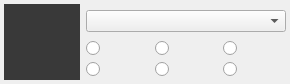
<?xml version="1.0" encoding="UTF-8"?>
<ui version="4.0">
 <class>ContextPaneWidgetImage</class>
 <widget class="QWidget" name="ContextPaneWidgetImage">
  <property name="geometry">
   <rect>
    <x>0</x>
    <y>0</y>
    <width>290</width>
    <height>84</height>
   </rect>
  </property>
  <property name="windowTitle">
   <string>Form</string>
  </property>
  <layout class="QGridLayout" name="gridLayout">
   <property name="horizontalSpacing">
    <number>6</number>
   </property>
   <property name="verticalSpacing">
    <number>0</number>
   </property>
   <property name="margin">
    <number>4</number>
   </property>
   <item row="0" column="1" colspan="3">
    <widget class="FileWidget" name="fileWidget">
     <property name="sizePolicy">
      <sizepolicy hsizetype="Expanding" vsizetype="Fixed">
       <horstretch>0</horstretch>
       <verstretch>0</verstretch>
      </sizepolicy>
     </property>
     <property name="minimumSize">
      <size>
       <width>200</width>
       <height>0</height>
      </size>
     </property>
     <property name="maximumSize">
      <size>
       <width>200</width>
       <height>16777215</height>
      </size>
     </property>
    </widget>
   </item>
   <item row="1" column="1">
    <widget class="QRadioButton" name="stretchRadioButton">
     <property name="toolTip">
      <string>The image is scaled to fit</string>
     </property>
     <property name="text">
      <string/>
     </property>
     <property name="icon">
      <iconset resource="../resources/resources.qrc">
       <normaloff>:/qmldesigner/images/scale-icon.png</normaloff>:/qmldesigner/images/scale-icon.png</iconset>
     </property>
     <property name="iconSize">
      <size>
       <width>24</width>
       <height>24</height>
      </size>
     </property>
    </widget>
   </item>
   <item row="1" column="2">
    <widget class="QRadioButton" name="horizontalStretchRadioButton">
     <property name="toolTip">
      <string>The image is stretched horizontally and tiled vertically</string>
     </property>
     <property name="text">
      <string/>
     </property>
     <property name="icon">
      <iconset resource="../resources/resources.qrc">
       <normaloff>:/qmldesigner/images/horizontal-scale-icon.png</normaloff>:/qmldesigner/images/horizontal-scale-icon.png</iconset>
     </property>
     <property name="iconSize">
      <size>
       <width>24</width>
       <height>24</height>
      </size>
     </property>
    </widget>
   </item>
   <item row="1" column="3">
    <widget class="QRadioButton" name="verticalStretchRadioButton">
     <property name="toolTip">
      <string>The image is stretched vertically and tiled horizontally</string>
     </property>
     <property name="text">
      <string/>
     </property>
     <property name="icon">
      <iconset resource="../resources/resources.qrc">
       <normaloff>:/qmldesigner/images/vertical-scale-icon.png</normaloff>:/qmldesigner/images/vertical-scale-icon.png</iconset>
     </property>
     <property name="iconSize">
      <size>
       <width>24</width>
       <height>24</height>
      </size>
     </property>
    </widget>
   </item>
   <item row="2" column="1">
    <widget class="QRadioButton" name="tileRadioButton">
     <property name="toolTip">
      <string>The image is duplicated horizontally and vertically</string>
     </property>
     <property name="text">
      <string/>
     </property>
     <property name="icon">
      <iconset resource="../resources/resources.qrc">
       <normaloff>:/qmldesigner/images/tile-icon.png</normaloff>:/qmldesigner/images/tile-icon.png</iconset>
     </property>
     <property name="iconSize">
      <size>
       <width>24</width>
       <height>24</height>
      </size>
     </property>
    </widget>
   </item>
   <item row="2" column="2">
    <widget class="QRadioButton" name="preserveAspectFitRadioButton">
     <property name="toolTip">
      <string>The image is scaled uniformly to fit without cropping</string>
     </property>
     <property name="text">
      <string/>
     </property>
     <property name="icon">
      <iconset resource="../resources/resources.qrc">
       <normaloff>:/qmldesigner/images/aspect-fit-icon.png</normaloff>:/qmldesigner/images/aspect-fit-icon.png</iconset>
     </property>
     <property name="iconSize">
      <size>
       <width>24</width>
       <height>24</height>
      </size>
     </property>
    </widget>
   </item>
   <item row="2" column="3">
    <widget class="QRadioButton" name="cropAspectFitRadioButton">
     <property name="toolTip">
      <string>The image is scaled uniformly to fill, cropping if necessary</string>
     </property>
     <property name="text">
      <string/>
     </property>
     <property name="icon">
      <iconset resource="../resources/resources.qrc">
       <normaloff>:/qmldesigner/images/aspect-crop-icon.png</normaloff>:/qmldesigner/images/aspect-crop-icon.png</iconset>
     </property>
     <property name="iconSize">
      <size>
       <width>24</width>
       <height>24</height>
      </size>
     </property>
    </widget>
   </item>
   <item row="0" column="0" rowspan="3">
    <widget class="QLabel" name="label">
     <property name="minimumSize">
      <size>
       <width>76</width>
       <height>76</height>
      </size>
     </property>
     <property name="maximumSize">
      <size>
       <width>76</width>
       <height>76</height>
      </size>
     </property>
     <property name="palette">
      <palette>
       <active>
        <colorrole role="Base">
         <brush brushstyle="SolidPattern">
          <color alpha="255">
           <red>255</red>
           <green>255</green>
           <blue>255</blue>
          </color>
         </brush>
        </colorrole>
        <colorrole role="Window">
         <brush brushstyle="SolidPattern">
          <color alpha="255">
           <red>57</red>
           <green>57</green>
           <blue>57</blue>
          </color>
         </brush>
        </colorrole>
       </active>
       <inactive>
        <colorrole role="Base">
         <brush brushstyle="SolidPattern">
          <color alpha="255">
           <red>255</red>
           <green>255</green>
           <blue>255</blue>
          </color>
         </brush>
        </colorrole>
        <colorrole role="Window">
         <brush brushstyle="SolidPattern">
          <color alpha="255">
           <red>57</red>
           <green>57</green>
           <blue>57</blue>
          </color>
         </brush>
        </colorrole>
       </inactive>
       <disabled>
        <colorrole role="Base">
         <brush brushstyle="SolidPattern">
          <color alpha="255">
           <red>57</red>
           <green>57</green>
           <blue>57</blue>
          </color>
         </brush>
        </colorrole>
        <colorrole role="Window">
         <brush brushstyle="SolidPattern">
          <color alpha="255">
           <red>57</red>
           <green>57</green>
           <blue>57</blue>
          </color>
         </brush>
        </colorrole>
       </disabled>
      </palette>
     </property>
     <property name="autoFillBackground">
      <bool>true</bool>
     </property>
     <property name="text">
      <string/>
     </property>
     <property name="alignment">
      <set>Qt::AlignLeading|Qt::AlignLeft|Qt::AlignTop</set>
     </property>
    </widget>
   </item>
  </layout>
 </widget>
 <customwidgets>
  <customwidget>
   <class>FileWidget</class>
   <extends>QComboBox</extends>
   <header location="global">filewidget.h</header>
  </customwidget>
 </customwidgets>
 <resources>
  <include location="../resources/resources.qrc"/>
 </resources>
 <connections/>
</ui>
